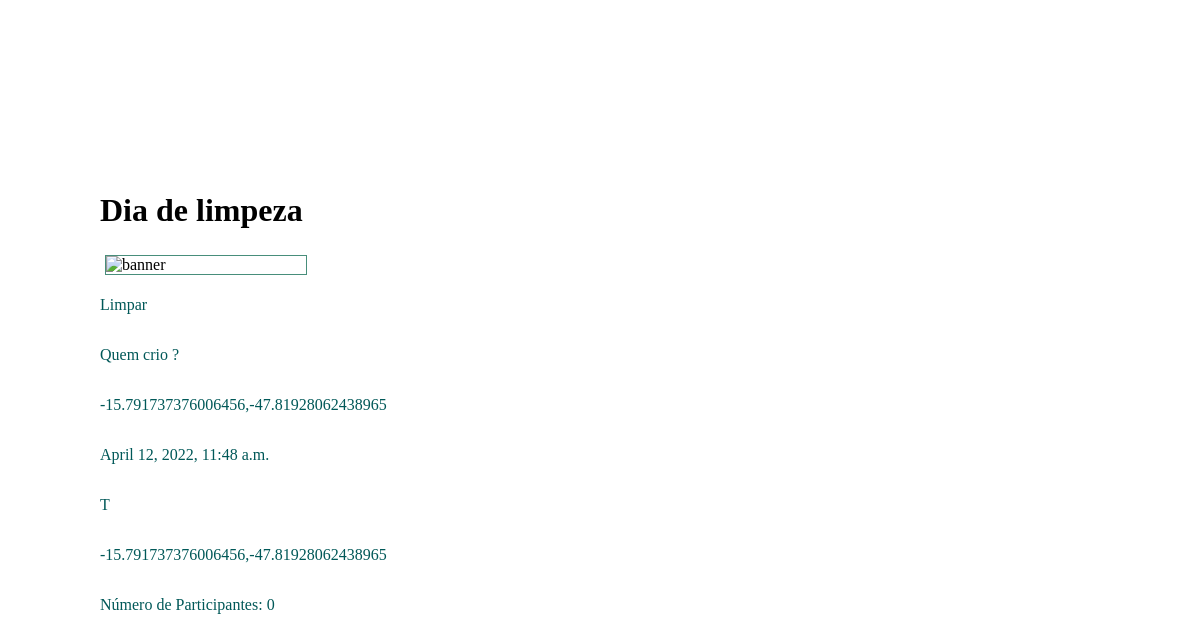
Before: /eventos/evento/2/ with the older database file.
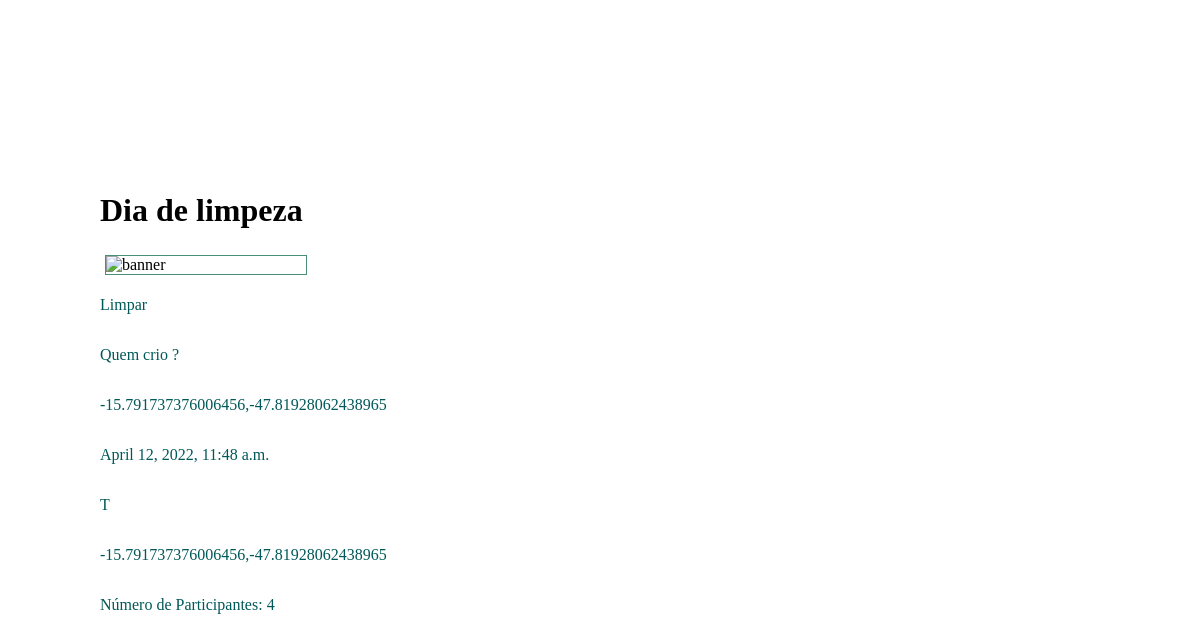
After: the same page with the newer database file.
### eventos/models.py (models this page shows, shortened)
class Evento(models.Model):
    TYPE_CHOICES = (
        ("C", "Competicao"),
        ("W", "Workshop"),
        ("P", "Palestra"),
        ("T", "Tradicional"),
    )
    name = models.CharField(max_length=255)
    pub_date = models.DateTimeField(auto_now_add=True, verbose_name='date published')
    event_date = models.DateTimeField('event date')
    descr_text = models.TextField('description', max_length=5000)
    city_text = models.CharField(max_length=255)
    location_map = PlainLocationField(based_fields=['city'], zoom=7)
    type_event = models.CharField(max_length=40, choices=TYPE_CHOICES)
    part_number = models.IntegerField(default=0)
    banner = models.ImageField(upload_to='banners', blank=True, null = True)

### eventos/views.py (the view)
# urls.py: path('evento/<int:pk>/', EventoDetail.as_view(), name='evento'),
class EventoDetail(DetailView):
    model = Evento
    context_object_name = 'evento'
    template_name = 'eventos/evento.html'

### eventos/templates/eventos/evento.html (shortened to what this page needs)
<!DOCTYPE html>
<html>
    <head>
        {% load static %}
        <link rel="stylesheet" type="text/css" href="{% static 'eventos/style.css' %}">
        <link rel="stylesheet" href="https://unpkg.com/leaflet@1.8.0/dist/leaflet.css"
/>
    </head>
    <body>
        <h1>{{ evento.name }}</h1>
        <div class="banner">
            <img src="{% static event.banner %}" alt="banner">
        </div>
        <p class="description"> {{ evento.descr_text }} </p>
        <p> Quem crio ? </p>
        <p> {{ evento.location_map }} </p>
        <p> {{ evento.event_date }} </h2>
        <p> {{ evento.type_event }} </p>
        <p> {{ evento.location_map }} </p>
        <div>
            <div>
            <p> Número de Participantes: {{ evento.part_number }} </p>
            </div>
        </div>
    </body>
</html>

Changed rows visible on the page:
changed Evento "Dia de limpeza": part_number "0" → "4"
